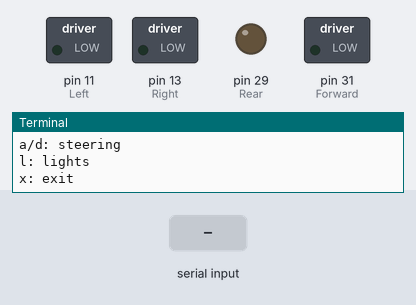
A program run on a simulated Raspberry Pi (header pin numbers). Parts: switched loads named in the program (green lamp = pin HIGH), output pins drawn as LEDs (lit = HIGH), the last lines printed to the terminal. The test bench sets the inputs (shaded band).

Above: at 1.2 s.
1.3 s: "w" typed at the terminal, then Enter
At 2.1 s:
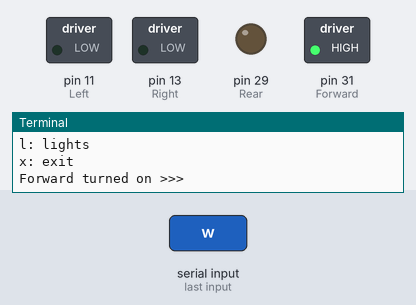
3.8 s: "s" typed at the terminal, then Enter
At 4.4 s:
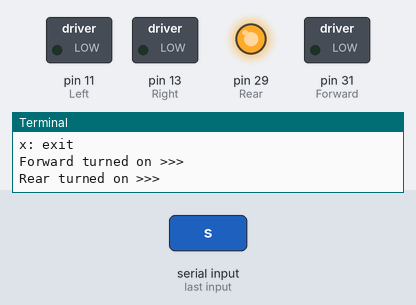
6.3 s: "a" typed at the terminal, then Enter
At 7.1 s:
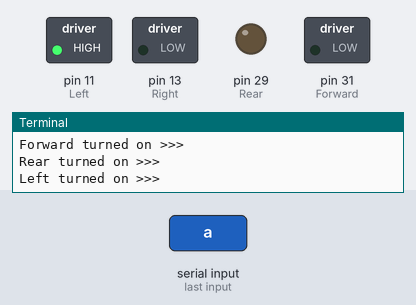
8.8 s: "d" typed at the terminal, then Enter
At 9.4 s:
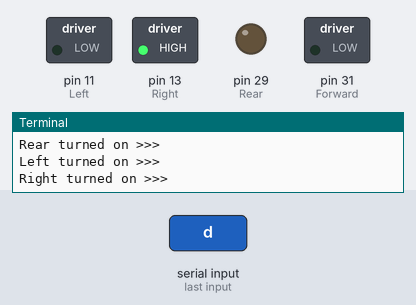
Timing chart, 0 to 11.8 s (numbered marks = the images above; inputs shaded):
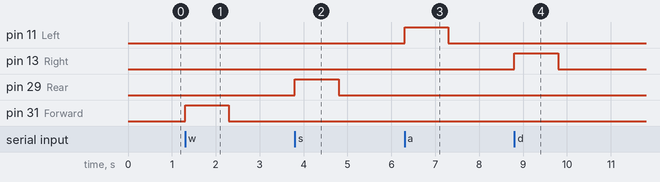

Measured:
- after the input at 1.3 s, pin 31 (Forward): LOW → HIGH at once, → LOW 1.0 s later
- after the input at 3.8 s, pin 29 (Rear): LOW → HIGH at once, → LOW 1.0 s later
- after the input at 6.3 s, pin 11 (Left): LOW → HIGH at once, → LOW 1.0 s later
- after the input at 8.8 s, pin 13 (Right): LOW → HIGH at once, → LOW 1.0 s later

The program:

kbtest.py
```python
########################################################################
# Filename    : kbtest.py
# Description : keyboard usage test.
# author      : David Garcia-Taheño Fernandez
# modification: 23/10/2021
########################################################################
import RPi.GPIO as GPIO
import sys, tty, termios, time

# GPIO initialization
Left = 11    # define Left turn
Right = 13    # define Right turn
Forward = 31    # define Forward movement
Rear = 29    # define Rear movement

def setup():
    GPIO.setmode(GPIO.BOARD)    # use PHYSICAL GPIO Numbering

    GPIO.setup(Left, GPIO.OUT)    # set the Left to OUTPUT mode
    GPIO.output(Left, GPIO.LOW)    # make Left output LOW level
    print ('using pin%d for Left'%Left)

    GPIO.setup(Right, GPIO.OUT)    # set the Right to OUTPUT mode
    GPIO.output(Right, GPIO.LOW)    # make Right output LOW level
    print ('using pin%d for Right'%Right)

    GPIO.setup(Forward, GPIO.OUT)    # set the Forward to OUTPUT mode
    GPIO.output(Forward, GPIO.LOW)    # make Left output LOW level
    print ('using pin%d for Forward'%Left)

    GPIO.setup(Rear, GPIO.OUT)    # set the Rear to OUTPUT mode
    GPIO.output(Rear, GPIO.LOW)    # make Rear output LOW level
    print ('using pin%d for Rear'%Rear)

# The getch method can determine which key has been pressed
# by the user on the keyboard by accessing the system files
# It will then return the pressed key as a variable
def getch():

    fd = sys.stdin.fileno()
    old_settings = termios.tcgetattr(fd)
    try:
        tty.setraw(sys.stdin.fileno())
        ch = sys.stdin.read(1)
    finally:
        termios.tcsetattr(fd, termios.TCSADRAIN, old_settings)
    return ch

# This section of code defines the methods used to determine
# whether a motor needs to spin forward or backwards. The
# different directions are acheived by setting one of the
# GPIO pins to true and the other to false. If the status of
# both pins match, the motor will not turn.
def forward():
    GPIO.output(Forward, GPIO.HIGH)
    print ('Forward turned on >>>')
    delay()

def rear():
    GPIO.output(Rear, GPIO.HIGH)
    print('Rear turned on >>>')
    delay()

def left():
    GPIO.output(Left, GPIO.HIGH)
    print ('Left turned on >>>')
    delay()

def right():
    GPIO.output(Right, GPIO.HIGH)
    print ('Right turned on >>>')
    delay()

# This method will toggle the lights on/off when the user
# presses a particular key. It will then change the status
# of the lights so it will know whether to turn them on or
# off when it is next called.
# def toggleLights():

  #  global lightStatus

  #  if(lightStatus == False):
   #     io.output(18, True)
    #    io.output(23, True)
     #   lightStatus = True
   # else:
    #    io.output(18, False)
     #   io.output(23, False)
      #  lightStatus = False

def delay():
    time.sleep(1)

# Instructions for when the user has an interface
if __name__ =='__main__':
    print('Program is starting ...\n')
    setup()
    print("w/s: acceleration")
    print("a/d: steering")
    print("l: lights")
    print("x: exit")

    # Infinite loop that will not end until the user presses the
    # exit key
    while True:
        # Keyboard character retrieval method is called and saved
        # into variable
        char = getch()

        # The car will drive forward when the "w" key is pressed
        if(char == "w"):
            forward()

        # The car will reverse when the "s" key is pressed
        if(char == "s"):
            rear()

        # The "a" key will toggle the steering left
        if(char == "a"):
            left()

        # The "d" key will toggle the steering right
        if(char == "d"):
            right()

        # The "l" key will toggle the LEDs on/off
        #if(char == "l"):
         #   toggleLights()

        # The "x" key will break the loop and exit the program
        if(char == "x"):
            print("Program Ended")
            break

        # At the end of each loop the acceleration motor will stop
        # and wait for its next command
        GPIO.output(Left, GPIO.LOW)
        GPIO.output(Right, GPIO.LOW)
        GPIO.output(Forward, GPIO.LOW)
        GPIO.output(Rear, GPIO.LOW)

        # The keyboard character variable will be set to blank, ready
        # to save the next key that is pressed
        char = ""

    # Program will cease all GPIO activity before terminating
    GPIO.cleanup()
```
